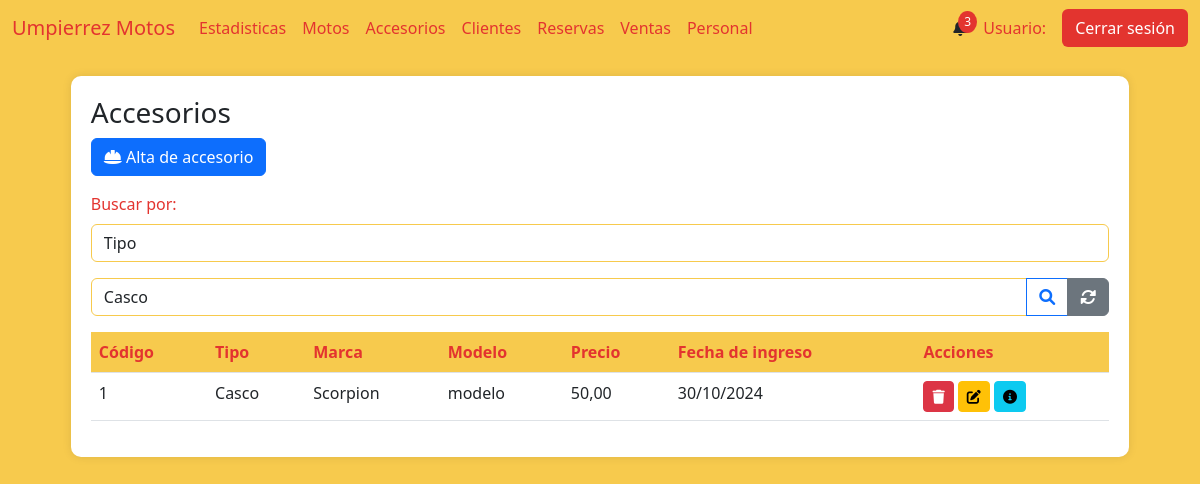
Before: /accesorios with the older database file.
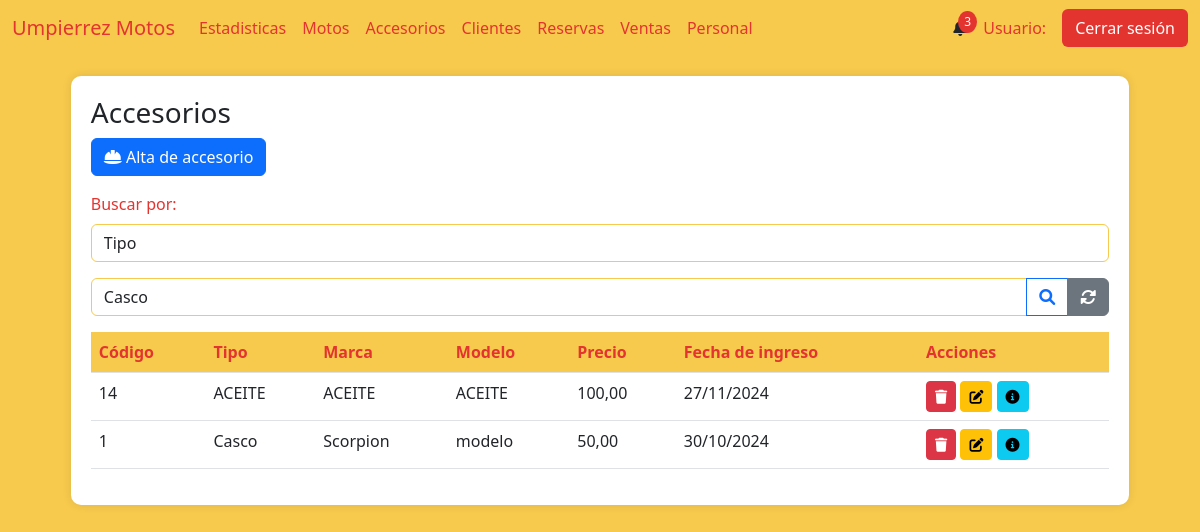
After: the same page with the newer database file.
### AppUM/models.py (models this page shows)
class Accesorio(models.Model):
    tipo = models.CharField(max_length=20)
    marca = models.CharField(max_length=20)
    modelo = models.CharField(max_length=20)
    precio = models.DecimalField(max_digits=10, decimal_places=2)
    foto = models.ImageField(null=True, blank=True, upload_to="accesorios/")
    activo = models.BooleanField()
    fecha_ingreso = models.DateTimeField(auto_now_add=True)

### AppUM/views.py (the view)
# urls.py: path('accesorios', views.vista_inventario_accesorios,name="Accesorios"),
def vista_inventario_accesorios(req):
    accesorios = Accesorio.objects.filter(activo=1).order_by('-fecha_ingreso')
    logo_um = Logos.objects.get(id=1)
    paginator = Paginator(accesorios, 5)  # 5 accesorios por página
    page_number = req.GET.get('page')  # Obtiene el número de página desde la URL
    page_obj = paginator.get_page(page_number)  # Obtiene la página solicitada
    return render(req,"perfil_administrativo/accesorios/accesorios.html",{'page_obj': page_obj,"accesorios":accesorios,"logo_um":logo_um.logo_UM.url if logo_um.logo_UM else None})

### AppUM/templates/perfil_administrativo/accesorios/accesorios.html (shortened to what this page needs)
{% extends "perfil_administrativo/padre_perfil_administrativo.html" %}
{% load static %}
{% block contenidoQueCambia %}
<div class="table-container" id="inventarios">
    <h3>Accesorios</h3>
    <a href="{% url 'AccesorioAlta' %}" class="btn btn-primary mb-3">
        <i class="fas fa-helmet-safety"></i> Alta de accesorio
    </a>
    <div class="mb-3">
        <label for="estado" class="form-label">Buscar por:</label>
        <select class="form-control" name="estado_accesorio" id="tipo_busqueda" onchange="tipo_busqueda()">
            <option value="tipo">Tipo</option>
        </select>
    </div>
    <form action="{% url 'BusquedaTipoAccesorio' %}" enctype="multipart/form-data" method="get" id="busqueda_tipo">{% csrf_token %}
        <div class="input-group mb-3">
            <select class="form-control" name="tipo_accesorio" id="tipo_accesorio">
                <option value="casco">Casco</option>
            </select>
            <button class="btn btn-outline-primary" type="submit">
                <i class="fas fa-search"></i>
            </button>
            <a href="{% url 'Accesorios' %}" class="btn btn-secondary">
                <i class="fas fa-sync-alt"></i>
            </a>
        </div>
    </form>
    <table class="table">
        <thead>
            <tr>
                <th>Código</th>
                <th>Tipo</th>
                <th>Marca</th>
                <th>Modelo</th>
                <th>Precio</th>
                <th>Fecha de ingreso</th>
                <th>Acciones</th>
            </tr>
        </thead>
        <tbody>
            {% if page_obj %}
                {% for accesorios in page_obj %}
            <tr>
                <td>{{ accesorios.id }}</td>
                <td>{{ accesorios.tipo }}</td>
                <td>{{ accesorios.marca }}</td>
                <td>{{ accesorios.modelo}}</td>
                <td>{{ accesorios.precio}}</td>
                <td>{{ accesorios.fecha_ingreso|date:"d/m/Y"}}</td>
                <td>
                    <a href="{% url 'AccesorioBaja' accesorios.id %}"><button class="btn btn-sm btn-danger"><i class="fas fa-trash"></i></button></a>
                    <a href="{% url 'AccesorioModificacion' accesorios.id %}"><button class="btn btn-sm btn-warning"><i class="fas fa-edit"></i></button></a>
                    <a href="{% url 'AccesorioDetalle' accesorios.id %}"><button class="btn btn-sm btn-info"><i class="fas fa-info-circle"></i></button></a>
                </td>
            </tr>
            {% endfor %}
            {% else %}
                <tr>
                    <td colspan="9" class="text-center text-muted">
                        No hay registros de accesorios disponibles.
                    </td>
                </tr>
            {% endif %}
        </tbody>
    </table>
</div>
{% endblock %}

Changed rows visible on the page:
added Accesorio: id "14", tipo "ACEITE", marca "ACEITE", modelo "ACEITE", precio "100,00", fecha_ingreso "27/11/2024"
